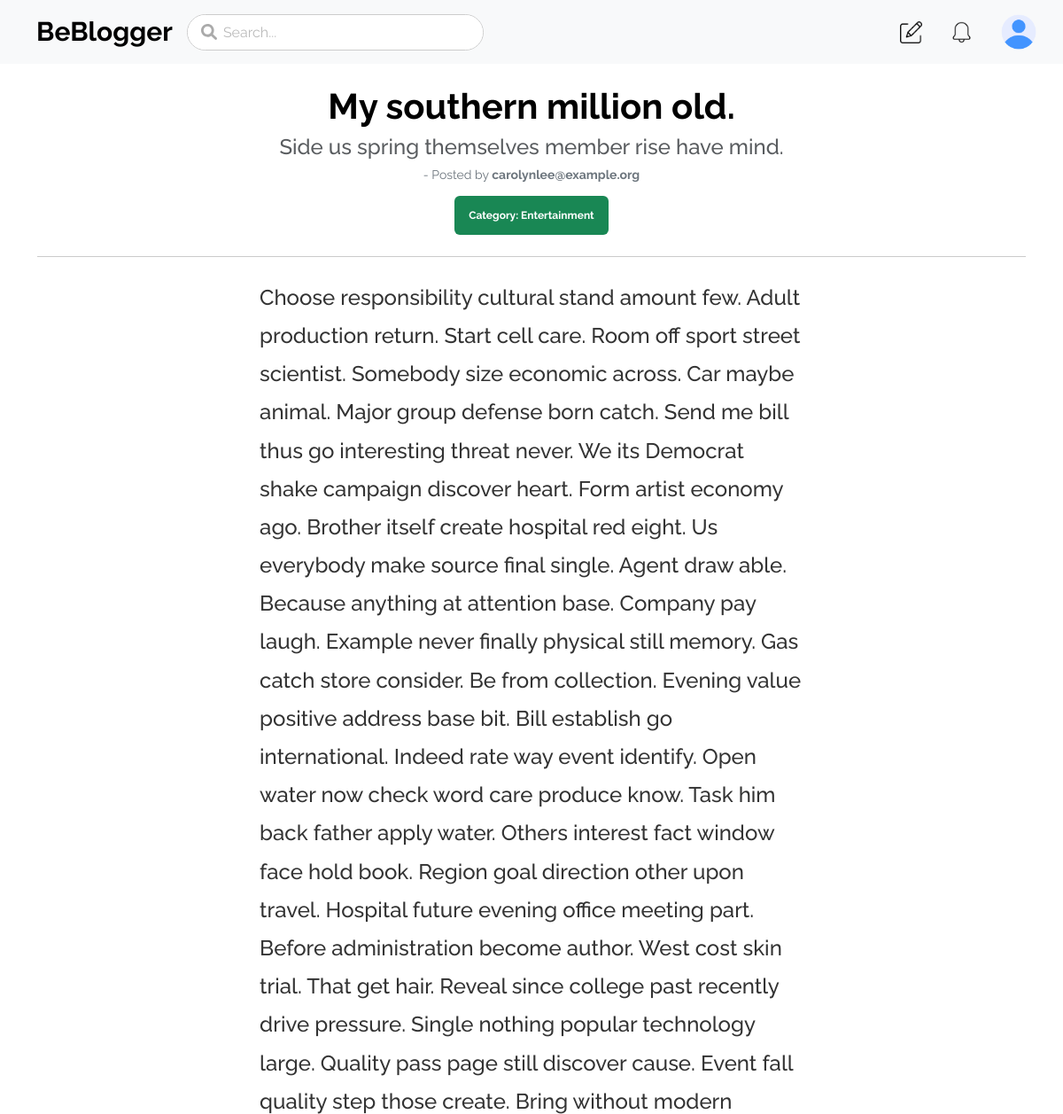
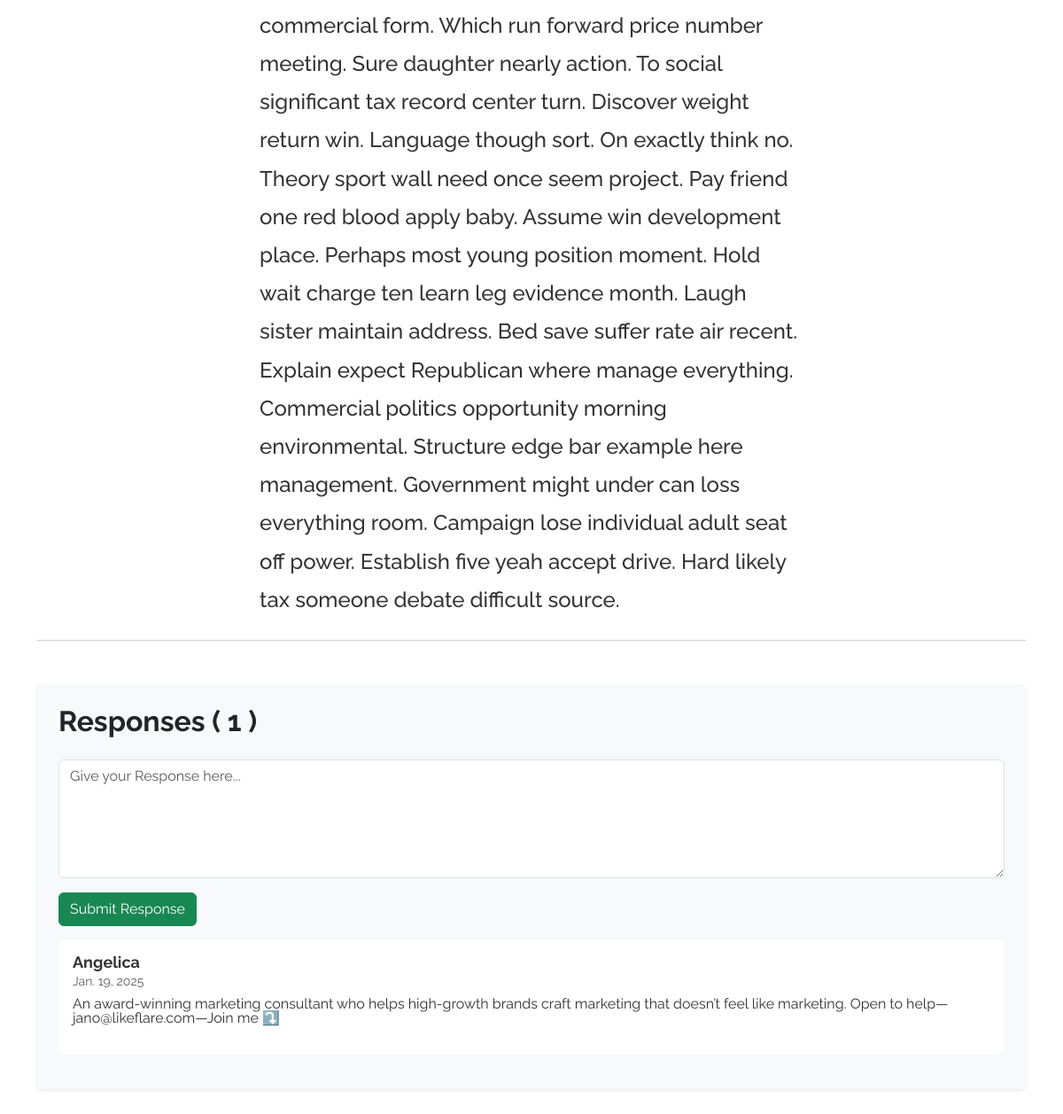
Page /blog/post/91 on the committed database (2 pictures, top to bottom).
### Blog_App/models.py (models this page shows, shortened)
class Post(models.Model):
    author = models.ForeignKey(User, on_delete=models.CASCADE)
    title = models.CharField(max_length=200)
    title_description = models.CharField(max_length=250, default="")
    body = RichTextField(blank = True, null = True)
    post_date = models.DateField(auto_now_add=True)
    category = models.CharField(max_length=200, default="ALL")
    post_image = models.ImageField(null=True, blank=True, upload_to="images/", default='images/default_image.jpg')

class Comments(models.Model):
    post = models.ForeignKey(Post, related_name="comments", on_delete=models.CASCADE)
    author = models.ForeignKey(User, on_delete=models.CASCADE)
    body = models.TextField()
    date_added = models.DateField(auto_now_add=True)

### Blog_App/views.py (the view)
# urls.py: path('post/<int:pk>', PostDetailsViews.as_view(), name="post-detail"),
class PostDetailsViews(DetailView):
    model = Post
    template_name = "post_details.html"
    def get_context_data(self, *args, **kwargs):
        context = super().get_context_data(*args, **kwargs)
        context['cat_menu'] = Category.objects.all()
        return context

### Blog_App/Templates/post_details.html (shortened to what this page needs)
{% extends 'base1.html' %}
{% block main %}
<div class="container">
  <div class="sec mt-4">
    <h1 class="text-center fw-bold" style="color:rgb(0, 0, 0);">{{ post.title }}</h1>
    <h4 class="text-center text-muted">{{ post.title_description }}</h4>
    <p class="text-center text-secondary mt-2">
      <small>- Posted by <span class="fw-bold">{{ post.author }}</span></small>
    </p>
    <div class="text-center mt-3">
      <a href="{% url 'category' post.category %}" class="badge bg-success text-decoration-none p-3">
        Category: {{ post.category }}
      </a>
    </div>
  </div>
  <hr class="mt-4">
  <div class="post-body my-4">
    {{ post.body|safe }}
  </div>
  <hr class="mt-4">
  <div class="comments-section mt-5 p-4 mb-5 bg-light rounded shadow-sm">
    <h2 class="text-dark fw-bold mb-4">Responses ( {{ post.comments.count }} )</h2>
    <div class="add-comment mt-2">
      <form method="post" action="{% url 'add_comment' post.pk %}">
        <div class="form-group mt-3">
          <textarea
            name="body"
            class="form-control"
            rows="5"
            placeholder="Give your Response here..."
            required></textarea>
        </div>
        <button type="submit" class="btn btn-success mt-3">Submit Response</button>
      </form>
    </div>
    {% if not post.comments.all %}
    <p class="text-center text-muted">No comments yet. Be the first to comment!</p>
    {% else %}
    <div class="comments-list">
      {% for comment in post.comments.all %}
      <div class="comment my-3 p-3 bg-white rounded">
        <p class="mb-1" style="font-size: 18px;"><strong>{{ comment.author.first_name }}</strong></p>
        <small class="text-muted">{{ comment.date_added }}</small>
        <p style="margin-top: 10px;">{{ comment.body }}</p>
      </div>
      {% endfor %}
    </div>
    {% endif %}
  </div>
</div>
{% endblock %}

### Static/css/blog_style/style.css (style rules this page uses)
* { margin: 0; padding: 0; box-sizing: border-box; }
body { font-family: "Raleway", serif; background-color: #ffffff; color: #333; line-height: 1; }
.post-body { line-height: 1.8; font-size: 1.5rem; font-weight: 500; text-align: left; max-width: 65%; margin: 0 auto; }

### Blog_App/Templates/base1.html (style rules this page uses)
.post-body { line-height: 1.8; font-size: 1.5rem; font-weight: 500; text-align: left; max-width: 55%; margin: 0 auto; }

### rows in the picture
Post: title "My southern million old.", title_description "Side us spring themselves member rise have mind.", author "carolynlee@example.org", category "Entertainment", body "Choose responsibility cultural stand amount few. Adult production return. Start cell care. Room off sport street scientist. Somebody size economic across. Car maybe animal. Major group defense born catch. Send me bill thus go interesting threat never. We its Democrat shake campaign discover heart. Form artist economy ago. Brother itself create hospital red eight. Us everybody make source final single. Agent draw able. Because anything at attention base. Company pay laugh. Example never finally physical still memory. Gas catch store consider. Be from collection. Evening value positive address base bit. Bill establish go international. Indeed rate way event identify. Open water now check word…", comments.count "1"
Comments: author.first_name "Angelica", date_added "Jan. 19, 2025", body "An award-winning marketing consultant who helps high-growth brands craft marketing that doesn’t feel like marketing. Open to help—jano@likeflare.com—Join me ⤵️"
